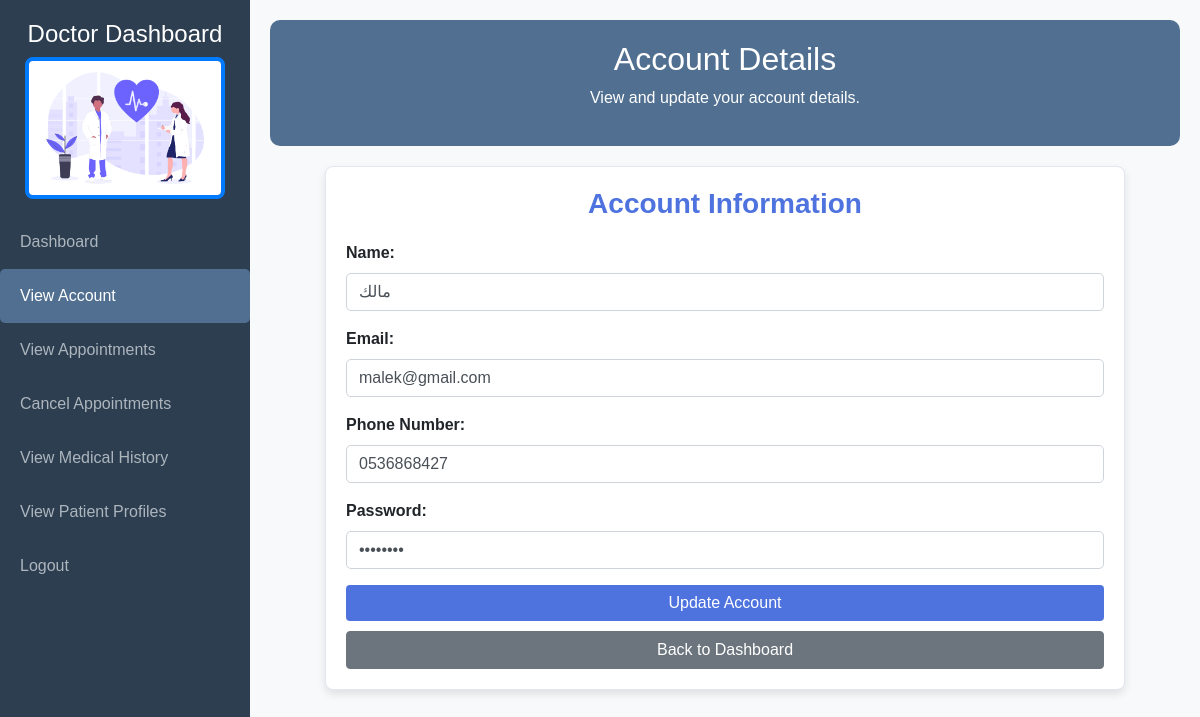
/doctor/viewAccount.php (signed in), run on the app's committed database.
### tables this page shows
CREATE TABLE `users` (
  `id` int(11) NOT NULL,
  `name` varchar(255) NOT NULL,
  `email` varchar(255) NOT NULL,
  `password` varchar(255) NOT NULL,
  `phone` varchar(255) NOT NULL,
  `role_id` int(11) NOT NULL
);

### doctor/viewAccount.php (the view, shortened to what this page needs)
<?php
include("../conn.php");
$id = $_SESSION['id'];
$sql_user = "SELECT * FROM users WHERE id = $id";
$query_user = mysqli_query($conn, $sql_user);
foreach($query_user as $row_user) {
    $name = $row_user['name'];
    $phone = $row_user['phone'];
    $email = $row_user['email'];
    $password = $row_user['password'];
}
?>
<!DOCTYPE html>
<html lang="en">
<head>
    <link href="https://maxcdn.bootstrapcdn.com/bootstrap/4.5.2/css/bootstrap.min.css" rel="stylesheet">
</head>
<body>
    <div class="sidebar">
    <h4 class="text-center">Doctor Dashboard</h4>
    <img src="../assets/image1.png" alt="Doctor Image" class="img-fluid mb-3" style="width: 80%;">
        <a href="doctorindex.php">Dashboard</a>
        <a href="viewAccount.php" class="active">View Account</a>
        <a href="viewAppointments.php">View Appointments</a>
        <a href="cancelAppointments.php">Cancel Appointments</a>
        <a href="viewMedicalHistory.php">View Medical History</a>
        <a href="viewPatientProfiles.php">View Patient Profiles</a>
        <a href="logout.php">Logout</a>
    </div>
    <div class="main-content">
        <div class="dashboard-header">
            <h2>Account Details</h2>
            <p>View and update your account details.</p>
        </div>
        <form action="viewAccount.php" method="POST">
            <div class="account-card">
                <h3>Account Information</h3>
                <div class="form-group">
                    <label for="name">Name:</label>
                    <input type="text" name="name" id="name" class="form-control" value="<?= $name; ?>" required />
                </div>
                <div class="form-group">
                    <label for="email">Email:</label>
                    <input type="email" name="email" id="email" class="form-control" value="<?= $email; ?>" required />
                </div>
                <div class="form-group">
                    <label for="phone">Phone Number:</label>
                    <input type="tel" name="phone" id="phone" class="form-control" value="<?= $phone; ?>" required />
                </div>
                <div class="form-group">
                    <label for="password">Password:</label>
                    <input type="password" name="password" id="password" class="form-control" value="<?= $password; ?>" required />
                </div>
                <button name="save_btn" type="submit" class="btn btn-primary">Update Account</button>
                <a href="doctorindex.php" class="btn btn-secondary">Back to Dashboard</a>
            </div>
        </form>
    </div>
</body>
</html>

### doctor/viewAccount.php (style rules this page uses)
body { background-color: #f8f9fa; font-family: Arial, sans-serif; margin: 0; padding: 0; }
.sidebar { height: 100vh; width: 250px; position: fixed; background-color: #2c3e50; color: #fff; padding-top: 20px; }
.sidebar a { color: #adb5bd; text-decoration: none; display: block; padding: 15px 20px; transition: 0.3s; }
.sidebar a:hover, .sidebar a.active { background-color: rgb(81, 112, 145); color: #fff; border-radius: 5px; }
.main-content { margin-left: 250px; padding: 20px; }
.dashboard-header { background-color:rgb(81, 112, 145); color: #fff; padding: 20px; border-radius: 10px; text-align: center; }
.account-card { max-width: 800px; margin: 20px auto; padding: 20px; background-color: #ffffff; border: 1px solid #e3e6f0; border-radius: 8px; box-shadow: 0 4px 8px rgba(0, 0, 0, 0.1); }
.account-card h3 { color: #4e73df; text-align: center; font-weight: bold; margin-bottom: 20px; }
.form-group label { font-weight: bold; }
.form-control { border-radius: 5px; }
.btn-primary { width: 100%; background-color: #4e73df; border: none; }
.btn-secondary { width: 100%; margin-top: 10px; background-color: #6c757d; }
.img-fluid { max-width: 100%; height: auto; }
.sidebar img, .dashboard-header img, .upcoming-sessions img { border-radius: 8px; border: 4px solid #007bff; margin: 0 auto; display: block; }

### data on the page
users: name "مالك", email "malek@gmail.com", phone "0536868427"
